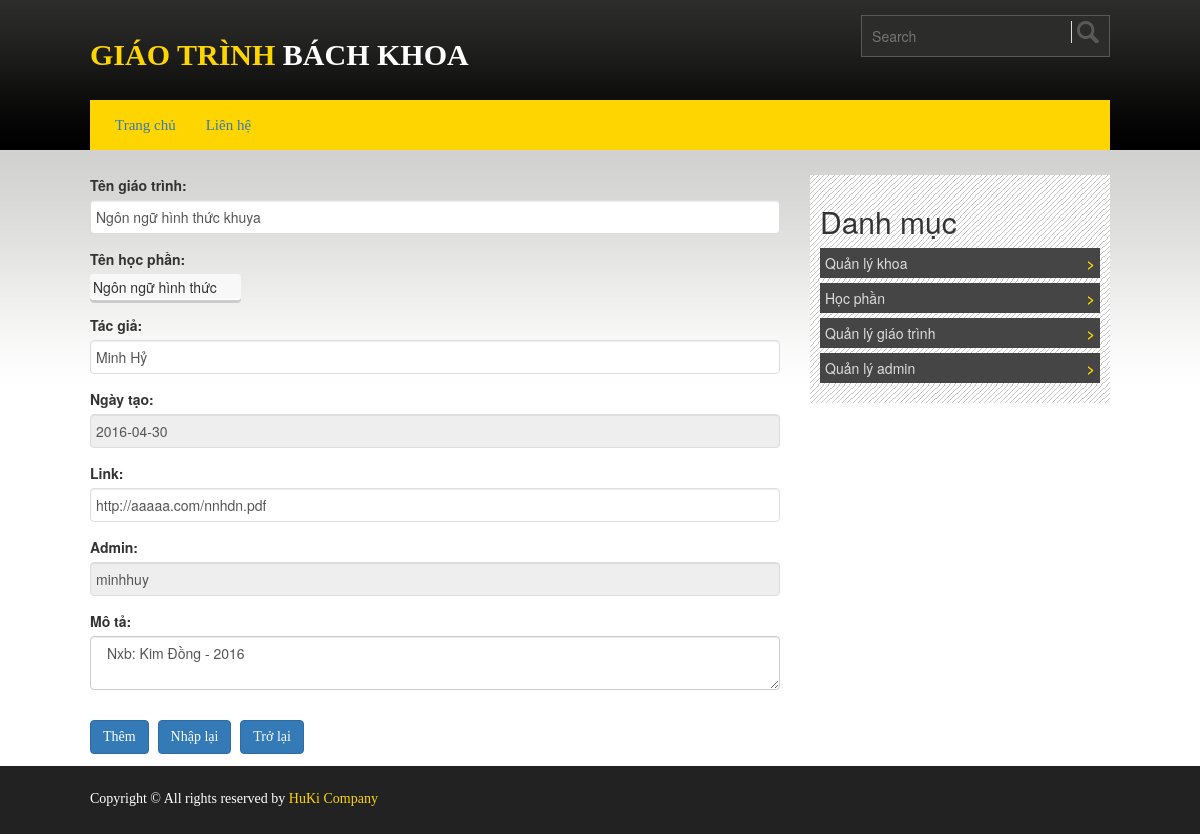
Page /admin_capNhatGiaoTrinh.php?id=2 on the committed database.
### tables this page shows
CREATE TABLE `giaotrinh_tbl` (
  `idGiaoTrinh` int(11) NOT NULL,
  `idHocPhan` int(11) NOT NULL,
  `idAdmin` int(11) NOT NULL,
  `ngayTao` date NOT NULL,
  `tenGiaoTrinh` varchar(200) NOT NULL,
  `tacGia` varchar(200) DEFAULT NULL,
  `moTa` varchar(500) DEFAULT NULL,
  `link` varchar(500) NOT NULL
);

CREATE TABLE `admin_tbl` (
  `idAdmin` int(11) NOT NULL,
  `tenAdmin` varchar(200) NOT NULL,
  `tenDangNhap` varchar(200) NOT NULL,
  `matKhau` varchar(200) NOT NULL
);

### admin_capNhatGiaoTrinh.php (the view, shortened to what this page needs)
<!DOCTYPE html PUBLIC "-//W3C//DTD XHTML 1.0 Transitional//EN" "http://www.w3.org/TR/xhtml1/DTD/xhtml1-transitional.dtd">
<html xmlns="http://www.w3.org/1999/xhtml" lang="en">
		<?php
			include('header-admin.php');
			$id=$_GET['id'];
			$query="SELECT gt.idGiaoTrinh,gt.idHocPhan,gt.idAdmin,gt.ngayTao,gt.tenGiaoTrinh,gt.tacGia,gt.moTa,gt.link ,hp.tenHocPhan,ad.tenAdmin ,ad.tenDangNhap FROM `giaotrinh_tbl` AS gt INNER JOIN hocphan_tbl AS hp ON gt.idHocPhan= hp.idHocPhan INNER JOIN admin_tbl AS ad ON gt.idAdmin= ad.idAdmin  WHERE idGiaoTrinh=".$id;
			$result=mysqli_query($link,$query);
			if (!$result) {
			echo 'Could not run query: ' . mysqli_error($link);
			exit;
			} else {
				while ( $row = mysqli_fetch_assoc($result) )
				{	$ten=$row['tenGiaoTrinh'];
					$idHocPhan=$row['idHocPhan'];
					$tenAdmin=$row['tenDangNhap'];
					$ngayTao=$row['ngayTao'];
					$tacGia=$row['tacGia'];
					$moTa=$row['moTa'];
					$linkD=$row['link'];
				}
			}
		?>
		<section id="content_area">
			<div class="clearfix wrapper main_content_area">
				<div class="clearfix main_content floatleft">
					<div class="clearfix content">
		<form role="form" action="Controller_capNhatGiaoTrinh.php" method="POST">
		  <div class="form-group">
			<label for="name">Tên giáo trình:</label>
			<input type="text" class="form-control"  name="tenGT" value="<?php echo $ten ;?>"  />
		  </div>
		    <div class="form-group">
			<label for="name" style="display:block">Tên học phần:</label>
			<select name="hocPhan"  >
				<?php
					$query="SELECT hp.idHocPhan ,hp.idKhoa,hp.tenHocPhan,hp.ky,k.tenKhoa FROM `hocphan_tbl` AS hp INNER JOIN khoa_tbl AS k ON hp.idKhoa=k.idKhoa ; ";
					$result=mysqli_query($link,$query);
					if (!$result) {
						echo 'Could not run query: ' . mysqli_error($link);
						exit;
					} else {
						while ( $row = mysqli_fetch_assoc($result) )
						{
							if($row['idHocPhan']==$idHocPhan){
								echo "<option value='".$row['idHocPhan']."' selected>".$row['tenHocPhan']."</option>";
							}else{
								echo "<option value='".$row['idHocPhan']."' >".$row['tenHocPhan']."</option>";
							}
						}
					}
				?>
			</select>
		  </div>
		   <div class="form-group">
			<label for="name">Tác giả:</label>
			<input type="text" class="form-control" id="tacGia" name="tacGia" value="<?php echo $tacGia;  ?>" />
		  </div>
		  <div class="form-group">
			<label for="name">Ngày tạo:</label>
			<input type="text" class="form-control" id="ngayTao" name="ngayTao" value="<?php echo $ngayTao;  ?>" disabled />
		  </div>
		  <div class="form-group">
			<label for="name">Link:</label>
			<input type="text" class="form-control" id="link" name="link" value="<?php echo $linkD;  ?>" />
		  </div>
		  <div class="form-group">
			<label for="name">Admin:</label>
			<input type="text" class="form-control" id="admin" name="admin" value="<?php echo $tenAdmin;?>" disabled />
		  </div>
		  <div class="form-group">
			<label for="name">Mô tả:</label>
			<textarea  class="form-control" id="moTa" name="moTa"> <?php echo $moTa;  ?></textarea>
		  </div>
		  <button type="submit" class="btn btn-primary">Thêm</button>
		  <button type="reset" class="btn btn-primary">Nhập lại</button>
		  <a href="admin_danhSachHocPhan.php"><button class="btn btn-primary">Trở lại</button></a>
		</form>
					</div>
				</div>
				<?php
				include('right-admin.php');
				?>
			</div>
		</section>
		<?php
			include('footer.php');
		?>
</html>

### style.css (style rules this page uses)
* { margin:0;padding:0 }
body { font-family:Arial; font-size:14px;line-height:20px }
a { text-decoration:none;color:#000; }
input[type=text],input[type=password],input[type=submit],textarea { border:1px solid #ddd;padding:5px;outline:0; }
.floatleft { float:left }
.wrapper { width:1020px;display:block;margin:0 auto }
.clearfix { overflow:hidden }
#content_area { background: url("images/body_top_bg.png") repeat-x scroll center top #fff; padding-top: 25px; margin-bottom: 80px; }
.main_content { width: 690px; margin-right: 10px; }
.btn { display: inline-block; padding: 8px 14px; background: #FFD500; margin: 15px 5px 15px 0px; font-family: oswald; }
select { padding:3px; margin: 0; -webkit-border-radius:4px; -moz-border-radius:4px; border-radius:4px; -webkit-box-shadow: 0 3px 0 #ccc, 0 -1px #fff inset; -moz-box-shadow: 0 3px 0 #ccc, 0 -1px #fff inset; box-shadow: 0 3px 0 #ccc, 0 -1px #fff inset; background: #f8f8f8; color:#888; border:none; outline:none; display: inline-block; -webkit-appearance:none; -moz-appearance:none; appearance:none; cursor:pointer; }

### rows in the picture
giaotrinh_tbl: tenGT "Ngôn ngữ hình thức khuya", tacGia "Minh Hỷ", ngayTao "2016-04-30", link "http://aaaaa.com/nnhdn.pdf", admin "minhhuy", moTa "Nxb: Kim Đồng - 2016"

### other values in the picture
form field hocPhan "Ngôn ngữ hình thức"
